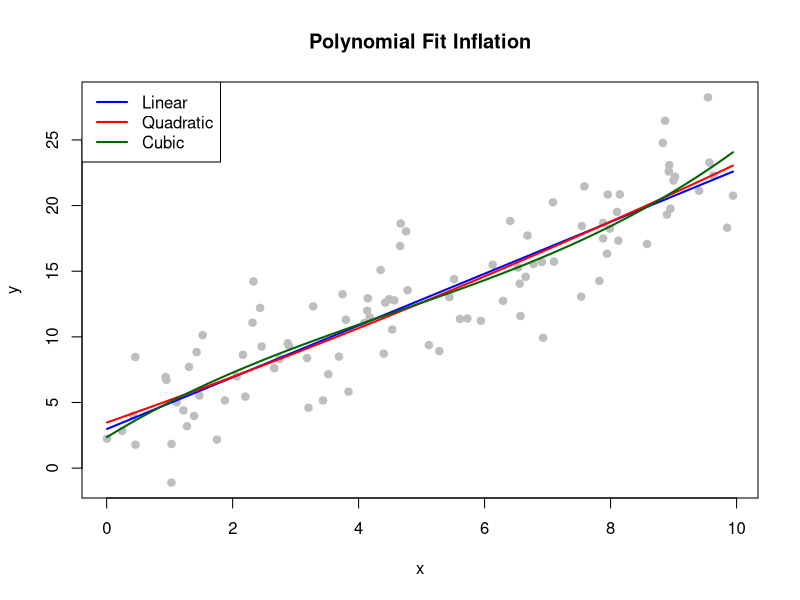

Write the R code that produced this figure.
## ---- chunk 1
set.seed(123)

# Daten erzeugen
n <- 100
x <- runif(n, 0, 10)
y <- 3 + 2*x + rnorm(n, sd = 3)   # echte Beziehung ist linear

data <- data.frame(x, y)
## ---- chunk 2
model_linear <- lm(y ~ x, data = data)
summary(model_linear)$r.squared
## ---- chunk 3
model_quad <- lm(y ~ poly(x, 2, raw = TRUE), data = data)
summary(model_quad)$r.squared
## ---- chunk 4
model_cubic <- lm(y ~ poly(x, 3, raw = TRUE), data = data)
summary(model_cubic)$r.squared
## ---- chunk 5
r2_values <- c(
  linear = summary(model_linear)$r.squared,
  quadratic = summary(model_quad)$r.squared,
  cubic = summary(model_cubic)$r.squared
)
r2_values
## ---- chunk 6
plot(x, y, main = "Polynomial Fit Inflation", pch = 19, col = "grey")

## ---- chunk 7
x_grid <- seq(min(x), max(x), length.out = 200)

lines(x_grid, predict(model_linear, data.frame(x = x_grid)), col = "blue", lwd = 2)
lines(x_grid, predict(model_quad, data.frame(x = x_grid)), col = "red", lwd = 2)
lines(x_grid, predict(model_cubic, data.frame(x = x_grid)), col = "darkgreen", lwd = 2)

legend("topleft",
       legend = c("Linear", "Quadratic", "Cubic"),
       col = c("blue", "red", "darkgreen"),
       lwd = 2)
